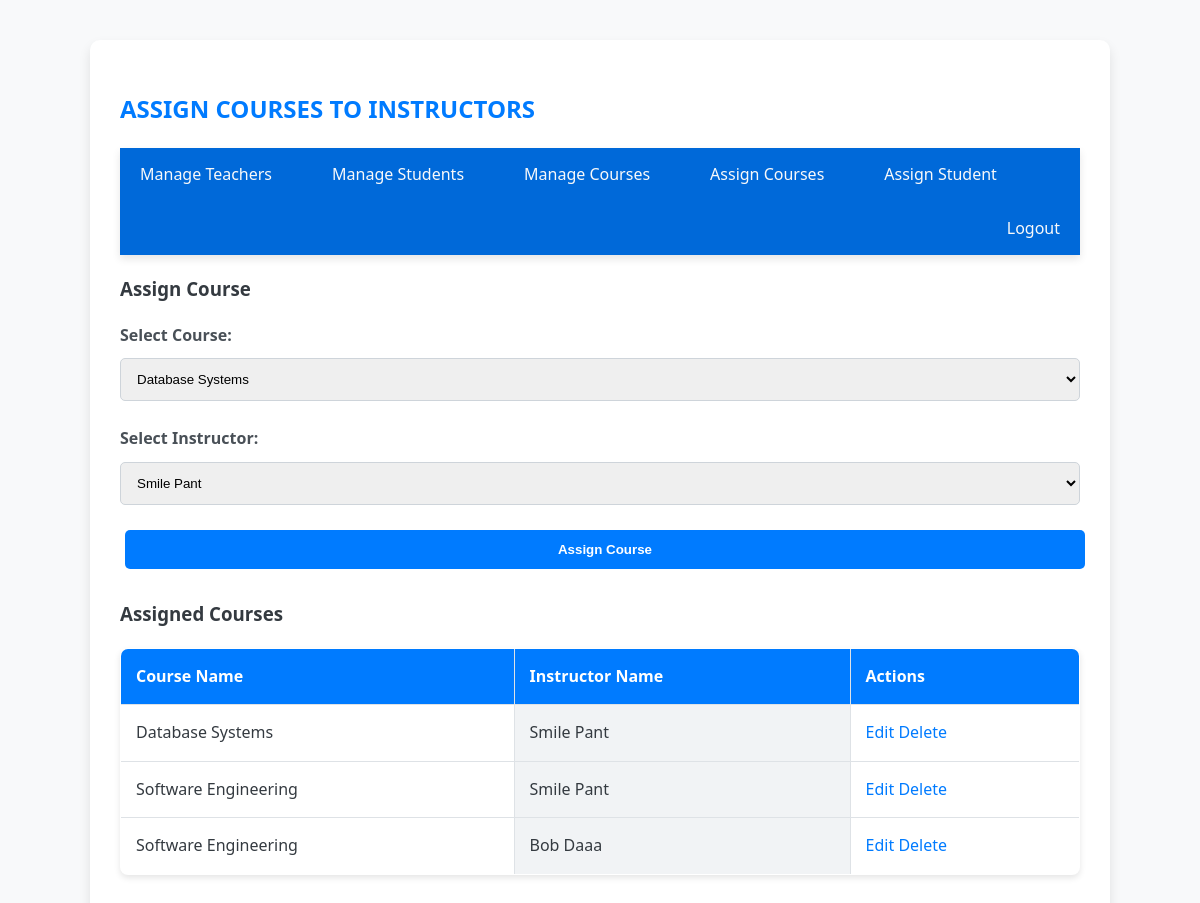
The page /superadmin/manage_courses/assign/index.php (signed in) on the database its author committed.
### tables this page shows
CREATE TABLE `course_instructors` (
  `course_instructor_id` int(11) NOT NULL,
  `course_id` int(11) DEFAULT NULL,
  `instructor_id` int(11) DEFAULT NULL
);

CREATE TABLE `courses` (
  `course_id` int(11) NOT NULL,
  `course_name` varchar(100) NOT NULL,
  `course_description` text,
  `semester` int(11) DEFAULT NULL
);

CREATE TABLE `instructors` (
  `instructor_id` int(11) NOT NULL,
  `first_name` varchar(50) NOT NULL,
  `last_name` varchar(50) NOT NULL,
  `email` varchar(100) NOT NULL,
  `hire_date` date DEFAULT NULL,
  `username` varchar(50) NOT NULL,
  `password_hash` varchar(255) NOT NULL
);

### superadmin/manage_courses/assign/index.php (the view, shortened to what this page needs)
<?php
include '../../../db_connect.php';
$sql_courses = "SELECT * FROM Courses";
$result_courses = $conn->query($sql_courses);
$courses = $result_courses->fetch_all(MYSQLI_ASSOC);
$sql_instructors = "SELECT * FROM Instructors";
$result_instructors = $conn->query($sql_instructors);
$instructors = $result_instructors->fetch_all(MYSQLI_ASSOC);
$sql_assigned_courses = "SELECT ci.course_instructor_id, c.course_name, i.first_name, i.last_name
                         FROM Course_Instructors ci
                         JOIN Courses c ON ci.course_id = c.course_id
                         JOIN Instructors i ON ci.instructor_id = i.instructor_id";
$result_assigned_courses = $conn->query($sql_assigned_courses);
$assigned_courses = $result_assigned_courses->fetch_all(MYSQLI_ASSOC);
?>
<!DOCTYPE html>
<html>
<head>
    <link rel="stylesheet" type="text/css" href="/css/style.css">
</head>
<body>
    <div class="container">
        <h2>Assign Courses to Instructors</h2>
        <?php include '../../components/navbar.php'; ?>
        <h3>Assign Course</h3>
        <form method="post">
            <label for="course_id">Select Course:</label>
            <select name="course_id" required>
                <?php foreach ($courses as $course) : ?>
                    <option value="<?= $course['course_id'] ?>"><?= $course['course_name'] ?></option>
                <?php endforeach; ?>
            </select><br>
            <label for="instructor_id">Select Instructor:</label>
            <select name="instructor_id" required>
                <?php foreach ($instructors as $instructor) : ?>
                    <option value="<?= $instructor['instructor_id'] ?>"><?= $instructor['first_name'] ?> <?= $instructor['last_name'] ?></option>
                <?php endforeach; ?>
            </select><br>
            <input type="submit" value="Assign Course">
        </form>
        <h3>Assigned Courses</h3>
        <table>
            <thead>
                <tr>
                    <th>Course Name</th>
                    <th>Instructor Name</th>
                    <th>Actions</th>
                </tr>
            </thead>
            <tbody>
                <?php foreach ($assigned_courses as $assigned_course) : ?>
                    <tr>
                        <td><?= $assigned_course['course_name'] ?></td>
                        <td><?= $assigned_course['first_name'] ?> <?= $assigned_course['last_name'] ?></td>
                        <td>
                            <a href="edit.php?id=<?= $assigned_course['course_instructor_id'] ?>">Edit</a>
                            <a href="delete.php?id=<?= $assigned_course['course_instructor_id'] ?>" onclick="return confirm('Are you sure you want to delete this assignment?')">Delete</a>
                        </td>
                    </tr>
                <?php endforeach; ?>
            </tbody>
        </table>
    </div>
</body>
</html>

### css/style.css (style rules this page uses)
body { font-family: 'Segoe UI', Tahoma, Geneva, Verdana, sans-serif; background-color: #f8f9fa; margin: 0; padding: 0; line-height: 1.6; color: #343a40; }
.container { width: 80%; margin: 40px auto; padding: 30px; background-color: #ffffff; box-shadow: 0 6px 12px rgba(0, 0, 0, 0.1); border-radius: 10px; }
h2 { color: #007bff; margin-bottom: 20px; font-weight: 700; text-transform: uppercase; }
form { margin-bottom: 20px; }
form label { display: block; margin: 10px 0 5px; font-weight: 600; color: #495057; }
form input, form select { width: 100%; padding: 12px; margin: 5px 0 15px; border: 1px solid #ced4da; border-radius: 5px; transition: border-color 0.3s, box-shadow 0.3s; }
.btn, form input[type="submit"] { min-width: 120px; padding: 12px 20px; border: none; border-radius: 5px; background-color: #007bff; color: white; cursor: pointer; transition: background-color 0.3s, transform 0.3s; display: inline-block; margin: 10px 5px; font-weight: 600; }
table { width: 100%; border-collapse: collapse; margin-bottom: 20px; background-color: #ffffff; border-radius: 8px; overflow: hidden; box-shadow: 0 3px 6px rgba(0, 0, 0, 0.1); }
table, th, td { border: 1px solid #dee2e6; }
th, td { padding: 15px; text-align: left; }
th { background-color: #007bff; color: white; font-weight: 600; }
td { background-color: #ffffff; }
td:nth-child(even) { background-color: #f1f3f5; }
a { color: #007bff; text-decoration: none; transition: color 0.3s; }

### rows shown on the page
course_instructors: course.course_name "Database Systems", instructor.first_name "Smile", instructor.last_name "Pant"
course_instructors: course.course_name "Software Engineering", instructor.first_name "Smile", instructor.last_name "Pant"
course_instructors: course.course_name "Software Engineering", instructor.first_name "Bob", instructor.last_name "Daaa"

### other values the page prints
form field course_id "Database Systems"
form field instructor_id "Smile Pant"
